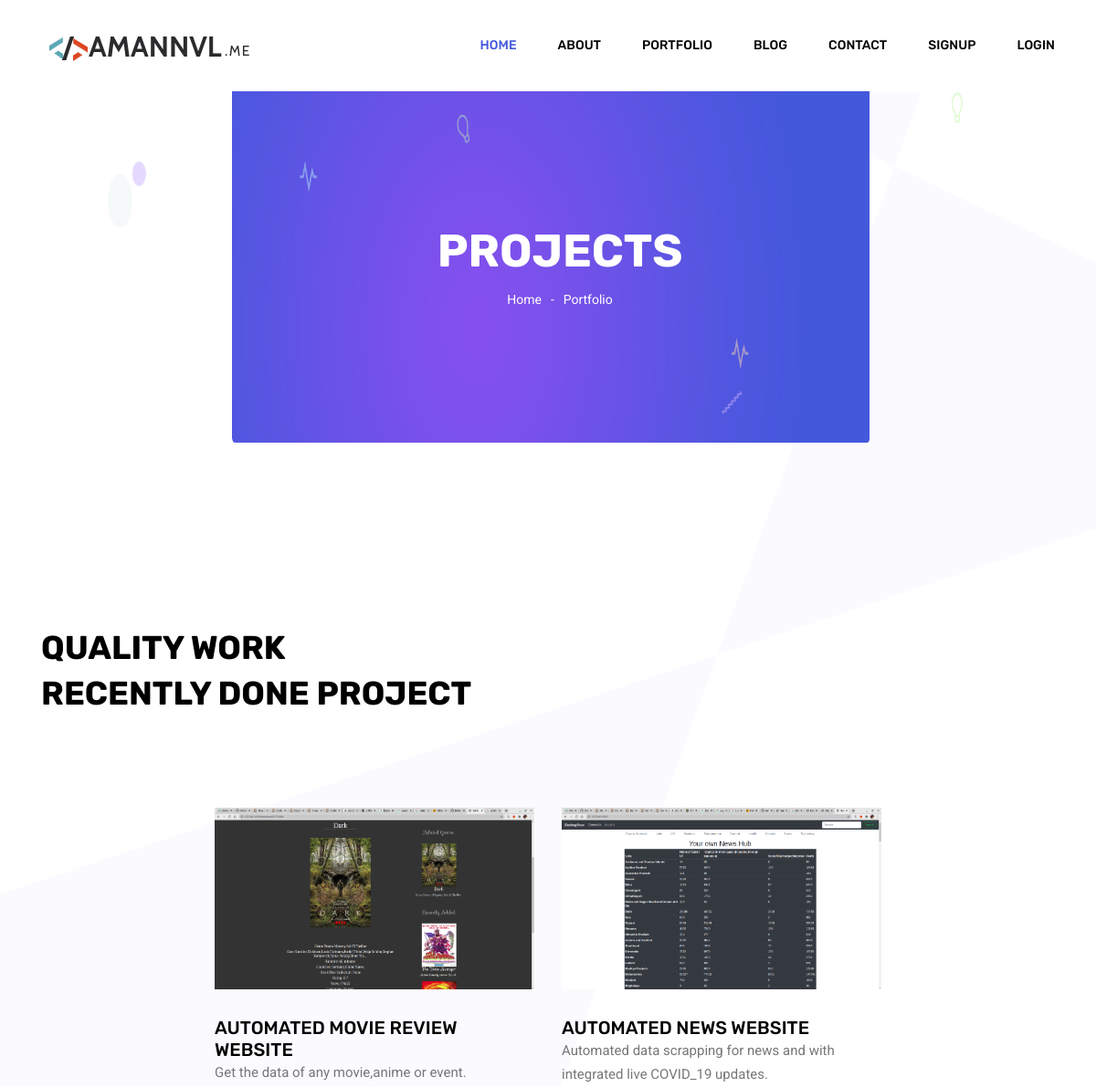
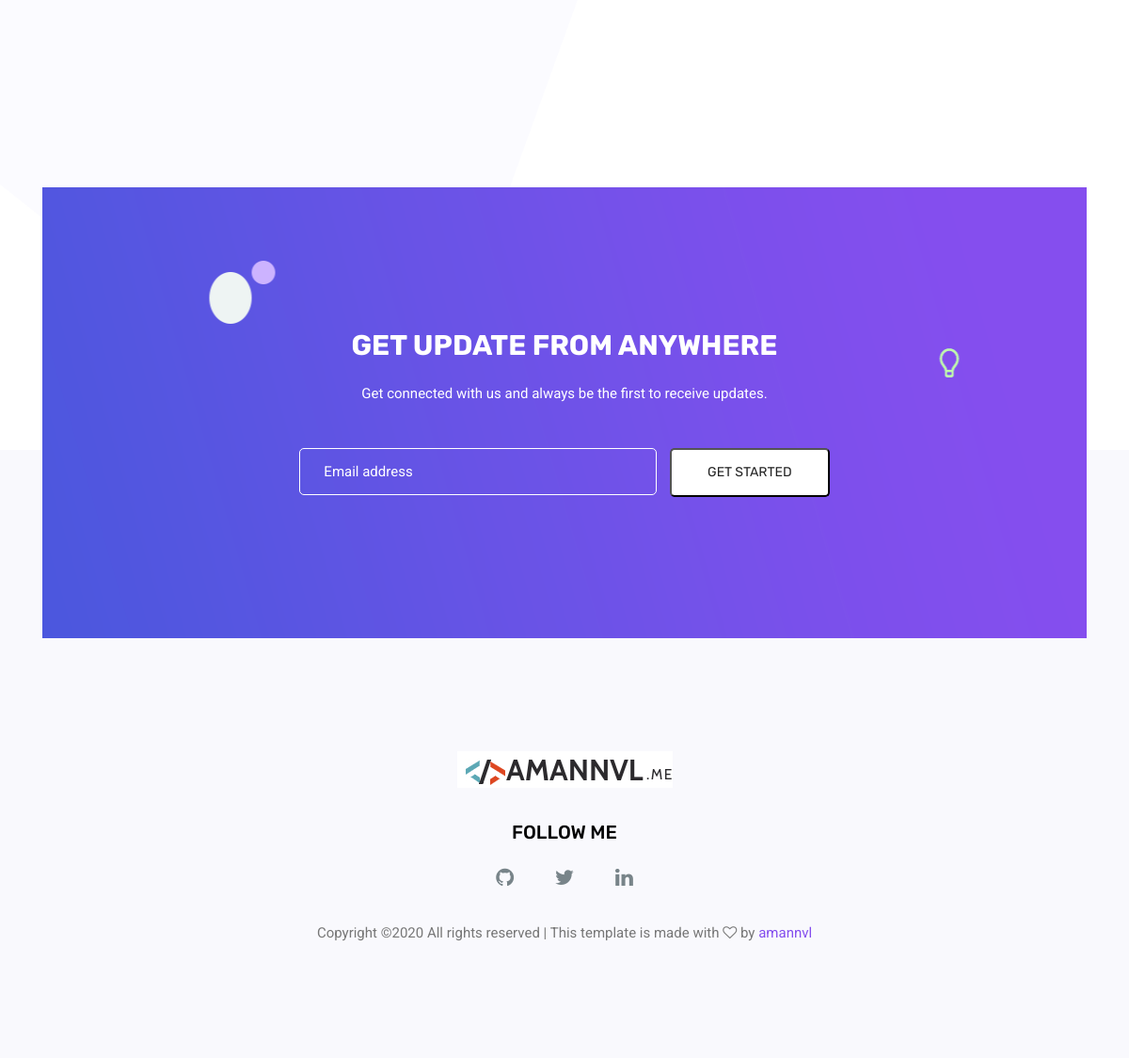
The page /portfolio/ on the database its author committed (2 pictures, top to bottom).
### web/models.py (models this page shows, shortened)
class Project(models.Model):
    p_id = models.AutoField(primary_key=True)
    title = models.TextField(null=True, default="")
    github_url = models.URLField(null=True, blank=True, default="")
    desc = models.TextField(null=True, default="")
    language = models.CharField(null=True, max_length=150, default="")
    framework = models.CharField(max_length=250, default="")
    client = models.CharField(max_length=250, default="")
    date = models.CharField(max_length=100, default="")
    keyword = models.CharField(null=True, max_length=350, default="")
    subtitle = models.CharField(max_length=300, default="")
    web_url = models.URLField(null=True, blank=True, default="")
    image_url = models.ImageField(null=True, blank=True, default="")

### web/views.py (the view)
# urls.py: path("portfolio/", views.portfolio, name="portfolio"),
def portfolio(request):
    projects = (Project.objects.all())
    params = {'projects': projects}
    return render(request, 'web/portfolio.html', params)

### web/templates/web/portfolio.html (shortened to what this page needs)
{% extends 'web/basic.html' %}
{% load static %}
    {% block body %}
    <section class="banner_area">
        <div class="banner_inner d-flex align-items-center">
            <div class="container">
                <div class="banner_content text-center">
                    <h2>Portfolio</h2>
                    <div class="page_link">
                        <a href="/">Home</a>
                        <a href="/portfolio">Portfolio</a>
                    </div>
                </div>
            </div>
        </div>
    </section>
	<section class="portfolio_area section_gap_top" id="portfolio">
        <div class="container">
            <div class="row">
                <div class="col-lg-12">
                    <div class="main_title text-left">
                        <h2>quality work <br>
                            Recently done project </h2>
                    </div>
                </div>
            </div>
            <div class="filters-content">
				<div class="row portfolio-grid justify-content-center">
					{% for i in projects %}
					<div class="col-lg-4 col-md-6 all latest">
						<div class="portfolio_box">
							<div class="single_portfolio">
								<img class="img-fluid w-100" src="{{ i.image_url.url }}" alt="{{ i.title }}">
								<div class="overlay"></div>
							</div>
							<div class="short_info">
								<h4><a href="/{{ i.p_id }}">{{ i.title }}</a></h4>
								<p>{{ i.subtitle }}</p>
							</div>
						</div>
					</div>
                    {% endfor %}
				</div>
			</div>
        </div>
    </section>
	{% endblock %}

### rows shown on the page
Project: image_url (picture), title "AUTOMATED MOVIE REVIEW WEBSITE", subtitle "Get the data of any movie,anime or event."
Project: image_url (picture), title "AUTOMATED NEWS WEBSITE", subtitle "Automated data scrapping for news and with integrated live COVID_19 updates."
